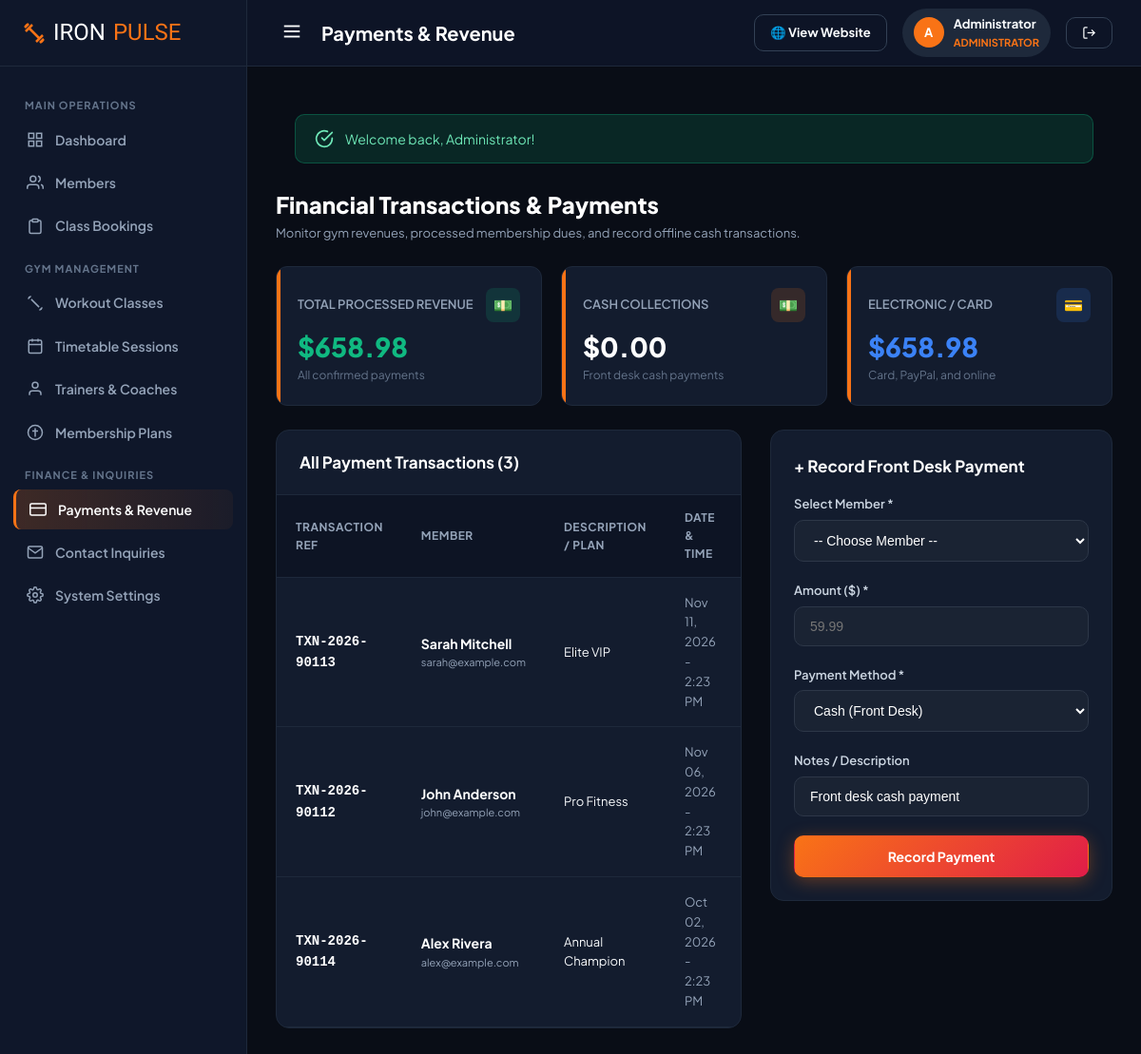
/admin/payments.php (signed in), run on the app's committed database.
### tables this page shows
CREATE TABLE `users` (
  `id` INT AUTO_INCREMENT PRIMARY KEY,
  `full_name` VARCHAR(100) NOT NULL,
  `email` VARCHAR(120) NOT NULL UNIQUE,
  `password` VARCHAR(255) NOT NULL,
  `phone` VARCHAR(30) DEFAULT NULL,
  `role` ENUM('admin', 'member') NOT NULL DEFAULT 'member',
  `gender` ENUM('male', 'female', 'other') DEFAULT 'other',
  `dob` DATE DEFAULT NULL,
  `avatar` VARCHAR(255) DEFAULT 'default-avatar.png',
  `address` TEXT DEFAULT NULL,
  `emergency_contact` VARCHAR(150) DEFAULT NULL,
  `fitness_goals` TEXT DEFAULT NULL,
  `status` ENUM('active', 'inactive', 'suspended') NOT NULL DEFAULT 'active',
  `created_at` TIMESTAMP DEFAULT CURRENT_TIMESTAMP,
  `updated_at` TIMESTAMP DEFAULT CURRENT_TIMESTAMP ON UPDATE CURRENT_TIMESTAMP
);

CREATE TABLE `payments` (
  `id` INT AUTO_INCREMENT PRIMARY KEY,
  `user_id` INT NOT NULL,
  `membership_id` INT DEFAULT NULL,
  `transaction_ref` VARCHAR(100) NOT NULL UNIQUE,
  `amount` DECIMAL(10, 2) NOT NULL,
  `payment_method` ENUM('Cash', 'Credit Card', 'PayPal', 'Stripe', 'Bank Transfer') NOT NULL DEFAULT 'Credit Card',
  `status` ENUM('completed', 'pending', 'failed') NOT NULL DEFAULT 'completed',
  `notes` VARCHAR(255) DEFAULT NULL,
  `payment_date` TIMESTAMP DEFAULT CURRENT_TIMESTAMP,
  FOREIGN KEY (`user_id`) REFERENCES `users` (`id`) ON DELETE CASCADE,
  FOREIGN KEY (`membership_id`) REFERENCES `memberships` (`id`) ON DELETE SET NULL
);

CREATE TABLE `membership_plans` (
  `id` INT AUTO_INCREMENT PRIMARY KEY,
  `name` VARCHAR(100) NOT NULL,
  `description` TEXT DEFAULT NULL,
  `duration_days` INT NOT NULL DEFAULT 30,
  `price` DECIMAL(10, 2) NOT NULL,
  `badge` VARCHAR(50) DEFAULT NULL,
  `features_json` TEXT NOT NULL,
  `is_popular` TINYINT(1) DEFAULT 0,
  `status` ENUM('active', 'inactive') NOT NULL DEFAULT 'active',
  `created_at` TIMESTAMP DEFAULT CURRENT_TIMESTAMP
);

### config/config.php (called while the page is built, shortened)
<?php
function url($path = '') {
    $cleanPath = ltrim($path, '/');
    return BASE_URL . ($cleanPath ? '/' . $cleanPath : '');
}
function asset($path = '') {
    return url('assets/' . ltrim($path, '/'));
}
function money($amount) {
    return CURRENCY . number_format((float)$amount, 2);
}
function format_date($dateStr, $format = 'M d, Y') {
    $time = strtotime($dateStr);
    return $time ? date($format, $time) : '-';
}

### config/auth.php (called while the page is built, shortened)
<?php
require_once __DIR__ . '/config.php';
function current_user() {
    static $user = null;
    if ($user === null) {
        $db = getDB();
        $stmt = $db->prepare("SELECT * FROM users WHERE id = ? AND status = 'active' LIMIT 1");
        $stmt->execute([$_SESSION['user_id']]);
        $user = $stmt->fetch();
    }
    return $user;
}

### admin/payments.php (the view, shortened to what this page needs)
<?php
$pageTitle = "Payments & Revenue";
require_once __DIR__ . '/../config/config.php';
require_once __DIR__ . '/../config/auth.php';
$db = getDB();
$totalRev = $db->query("SELECT SUM(amount) FROM payments WHERE status = 'completed'")->fetchColumn() ?: 0;
$cashRev = $db->query("SELECT SUM(amount) FROM payments WHERE status = 'completed' AND payment_method = 'Cash'")->fetchColumn() ?: 0;
$cardRev = $db->query("SELECT SUM(amount) FROM payments WHERE status = 'completed' AND payment_method != 'Cash'")->fetchColumn() ?: 0;
$payments = $db->query("
    SELECT p.*, u.full_name, u.email, mp.name AS plan_name
    FROM payments p
    JOIN users u ON p.user_id = u.id
    LEFT JOIN memberships m ON p.membership_id = m.id
    LEFT JOIN membership_plans mp ON m.plan_id = mp.id
    ORDER BY p.payment_date DESC
")->fetchAll();
require_once __DIR__ . '/includes/admin_header.php';
?>
<div style="display: flex; justify-content: space-between; align-items: center; margin-bottom: 24px; flex-wrap: wrap; gap: 14px;">
    <div>
        <h1 style="font-size: 24px; font-weight: 800; color: #fff;">Financial Transactions & Payments</h1>
        <p style="color: var(--admin-muted); font-size: 13px;">Monitor gym revenues, processed membership dues, and record offline cash transactions.</p>
    </div>
</div>
<div class="stats-grid" style="margin-bottom: 25px;">
    <div class="stat-card">
        <div class="stat-card-header">
            <span class="stat-title">Total Processed Revenue</span>
            <div class="stat-icon" style="background: rgba(16, 185, 129, 0.15); color: #10b981;">💵</div>
        </div>
        <div class="stat-value" style="color: #10b981;"><?= money($totalRev) ?></div>
        <div class="stat-desc">All confirmed payments</div>
    </div>
    <div class="stat-card">
        <div class="stat-card-header">
            <span class="stat-title">Cash Collections</span>
            <div class="stat-icon">💵</div>
        </div>
        <div class="stat-value"><?= money($cashRev) ?></div>
        <div class="stat-desc">Front desk cash payments</div>
    </div>
    <div class="stat-card">
        <div class="stat-card-header">
            <span class="stat-title">Electronic / Card</span>
            <div class="stat-icon" style="background: rgba(59, 130, 246, 0.15); color: #3b82f6;">💳</div>
        </div>
        <div class="stat-value" style="color: #3b82f6;"><?= money($cardRev) ?></div>
        <div class="stat-desc">Card, PayPal, and online</div>
    </div>
</div>
<div style="display: grid; grid-template-columns: 1fr 360px; gap: 30px; align-items: start;">
    <div class="data-card">
        <div class="data-card-header">
            <div class="data-card-title">All Payment Transactions (<?= count($payments) ?>)</div>
        </div>
        <div class="data-table-wrapper">
            <table class="data-table">
                <thead>
                    <tr>
                        <th>Transaction Ref</th>
                        <th>Member</th>
                        <th>Description / Plan</th>
                        <th>Date & Time</th>
                        <th>Method</th>
                    </tr>
                </thead>
                <tbody>
                    <?php if (!empty($payments)): ?>
                        <?php foreach ($payments as $p): ?>
                            <tr>
                                <td style="font-family: monospace; font-weight: 700; color: #fff;">
                                    <?= htmlspecialchars($p['transaction_ref']) ?>
                                </td>
                                <td>
                                    <strong style="color: #fff; font-size: 14px;"><?= htmlspecialchars($p['full_name']) ?></strong>
                                    <div style="font-size: 11px; color: var(--admin-muted);"><?= htmlspecialchars($p['email']) ?></div>
                                </td>
                                <td style="font-size: 13px;">
                                    <?= htmlspecialchars($p['plan_name'] ?? $p['notes'] ?? 'General Gym Payment') ?>
                                </td>
                                <td style="font-size: 13px; color: var(--admin-muted);">
                                    <?= format_date($p['payment_date'], 'M d, Y - g:i A') ?>
                                </td>
                                <td style="font-size: 13px; color: var(--text-secondary);">
                                </td>
                            </tr>
                        <?php endforeach; ?>
                    <?php else: ?>
                        <tr><td colspan="7" style="text-align: center; color: var(--admin-muted); padding: 40px;">No transactions recorded.</td></tr>
                    <?php endif; ?>
                </tbody>
            </table>
        </div>
    </div>
    <div style="background: var(--admin-card); border: 1px solid var(--admin-border); border-radius: 14px; padding: 24px;">
        <h3 style="font-size: 17px; font-weight: 700; color: #fff; margin-bottom: 16px;">+ Record Front Desk Payment</h3>
        <form method="POST" action="">
            <div class="form-group">
                <label>Select Member *</label>
                <select name="user_id" class="form-control" required>
                    <option value="">-- Choose Member --</option>
                </select>
            </div>
            <div class="form-group">
                <label>Amount (<?= CURRENCY ?>) *</label>
                <input type="number" step="0.01" name="amount" class="form-control" placeholder="59.99" required>
            </div>
            <div class="form-group">
                <label>Payment Method *</label>
                <select name="payment_method" class="form-control" required>
                    <option value="Cash">Cash (Front Desk)</option>
                </select>
            </div>
            <div class="form-group">
                <label>Notes / Description</label>
                <input type="text" name="notes" class="form-control" placeholder="e.g. Monthly renewal cash payment" value="Front desk cash payment">
            </div>
            <button type="submit" class="btn btn-primary btn-block">
                Record Payment
            </button>
        </form>
    </div>
</div>
<?php require_once __DIR__ . '/includes/admin_footer.php'; ?>

### admin/includes/admin_header.php (shortened to what this page needs)
<?php
require_once __DIR__ . '/../../config/config.php';
require_once __DIR__ . '/../../config/auth.php';
$adminUser = current_user();
$curAdminPage = basename($_SERVER['SCRIPT_NAME'] ?? '');
?>
<!DOCTYPE html>
<html lang="en">
<head>
    <link rel="stylesheet" href="<?= asset('css/style.css') ?>">
    <link rel="stylesheet" href="<?= asset('css/admin.css') ?>">
</head>
<body class="admin-body">
<aside class="admin-sidebar" id="adminSidebar">
    <div class="sidebar-brand">
        <svg width="24" height="24" viewBox="0 0 24 24" fill="none" stroke="currentColor" stroke-width="2.5" style="color: var(--admin-primary);"><path d="m6.5 6.5 11 11"/><path d="m21 21-1-1"/><path d="m3 3 1 1"/><path d="m18 22 4-4"/><path d="m2 6 4-4"/><path d="m3 10 7-7"/><path d="m14 21 7-7"/></svg>
        IRON<span>PULSE</span>
    </div>
    <div class="sidebar-menu">
        <div class="menu-category">Main Operations</div>
        <a href="<?= url('admin/index.php') ?>" class="menu-link <?= $curAdminPage === 'index.php' ? 'active' : '' ?>">
            <svg viewBox="0 0 24 24" fill="none" stroke="currentColor" stroke-width="2"><rect x="3" y="3" width="7" height="7"/><rect x="14" y="3" width="7" height="7"/><rect x="14" y="14" width="7" height="7"/><rect x="3" y="14" width="7" height="7"/></svg>
            Dashboard
        </a>
        <a href="<?= url('admin/members.php') ?>" class="menu-link <?= in_array($curAdminPage, ['members.php', 'member-add.php', 'member-view.php']) ? 'active' : '' ?>">
            <svg viewBox="0 0 24 24" fill="none" stroke="currentColor" stroke-width="2"><path d="M17 21v-2a4 4 0 0 0-4-4H5a4 4 0 0 0-4 4v2"/><circle cx="9" cy="7" r="4"/><path d="M23 21v-2a4 4 0 0 0-3-3.87"/><path d="M16 3.13a4 4 0 0 1 0 7.75"/></svg>
            Members
        </a>
        <a href="<?= url('admin/bookings.php') ?>" class="menu-link <?= $curAdminPage === 'bookings.php' ? 'active' : '' ?>">
            <svg viewBox="0 0 24 24" fill="none" stroke="currentColor" stroke-width="2"><path d="M16 4h2a2 2 0 0 1 2 2v14a2 2 0 0 1-2 2H6a2 2 0 0 1-2-2V6a2 2 0 0 1 2-2h2"/><rect x="8" y="2" width="8" height="4" rx="1" ry="1"/></svg>
            Class Bookings
        </a>
        <div class="menu-category">Gym Management</div>
        <a href="<?= url('admin/classes.php') ?>" class="menu-link <?= $curAdminPage === 'classes.php' ? 'active' : '' ?>">
            <svg viewBox="0 0 24 24" fill="none" stroke="currentColor" stroke-width="2"><path d="m6.5 6.5 11 11"/><path d="m21 21-1-1"/><path d="m3 3 1 1"/><path d="m18 22 4-4"/><path d="m2 6 4-4"/></svg>
            Workout Classes
        </a>
        <a href="<?= url('admin/schedule.php') ?>" class="menu-link <?= $curAdminPage === 'schedule.php' ? 'active' : '' ?>">
            <svg viewBox="0 0 24 24" fill="none" stroke="currentColor" stroke-width="2"><rect x="3" y="4" width="18" height="18" rx="2" ry="2"/><line x1="16" y1="2" x2="16" y2="6"/><line x1="8" y1="2" x2="8" y2="6"/><line x1="3" y1="10" x2="21" y2="10"/></svg>
            Timetable Sessions
        </a>
        <a href="<?= url('admin/trainers.php') ?>" class="menu-link <?= $curAdminPage === 'trainers.php' ? 'active' : '' ?>">
            <svg viewBox="0 0 24 24" fill="none" stroke="currentColor" stroke-width="2"><path d="M20 21v-2a4 4 0 0 0-4-4H8a4 4 0 0 0-4 4v2"/><circle cx="12" cy="7" r="4"/></svg>
            Trainers & Coaches
        </a>
        <a href="<?= url('admin/plans.php') ?>" class="menu-link <?= $curAdminPage === 'plans.php' ? 'active' : '' ?>">
            <svg viewBox="0 0 24 24" fill="none" stroke="currentColor" stroke-width="2"><circle cx="12" cy="12" r="10"/><path d="M12 6v12"/><path d="M8 10h8"/></svg>
            Membership Plans
        </a>
        <div class="menu-category">Finance & Inquiries</div>
        <a href="<?= url('admin/payments.php') ?>" class="menu-link <?= $curAdminPage === 'payments.php' ? 'active' : '' ?>">
            <svg viewBox="0 0 24 24" fill="none" stroke="currentColor" stroke-width="2"><rect x="1" y="4" width="22" height="16" rx="2" ry="2"/><line x1="1" y1="10" x2="23" y2="10"/></svg>
            Payments & Revenue
        </a>
        <a href="<?= url('admin/inquiries.php') ?>" class="menu-link <?= $curAdminPage === 'inquiries.php' ? 'active' : '' ?>">
            <svg viewBox="0 0 24 24" fill="none" stroke="currentColor" stroke-width="2"><path d="M4 4h16c1.1 0 2 .9 2 2v12c0 1.1-.9 2-2 2H4c-1.1 0-2-.9-2-2V6c0-1.1.9-2 2-2z"/><polyline points="22,6 12,13 2,6"/></svg>
            Contact Inquiries
        </a>
        <a href="<?= url('admin/settings.php') ?>" class="menu-link <?= $curAdminPage === 'settings.php' ? 'active' : '' ?>">
            System Settings
        </a>
    </div>
</aside>
<div class="admin-main">
    <header class="admin-header">
        <div style="display: flex; align-items: center; gap: 14px;">
            <button id="sidebarToggle" class="menu-toggle" style="display: block; @media(min-width:901px){display:none;}" aria-label="Toggle navigation">
                <svg width="22" height="22" viewBox="0 0 24 24" fill="none" stroke="currentColor" stroke-width="2"><line x1="3" y1="12" x2="21" y2="12"/><line x1="3" y1="6" x2="21" y2="6"/><line x1="3" y1="18" x2="21" y2="18"/></svg>
            </button>
            <div class="admin-header-title"><?= $pageTitle ?? 'Administration Dashboard' ?></div>
        </div>
        <div class="admin-header-actions">
            <a href="<?= url('index.php') ?>" class="btn btn-outline btn-sm" target="_blank" title="Preview Public Site">
                🌐 View Website
            </a>
            <div class="admin-user-pill">
                <div class="admin-user-avatar">
                    <?= strtoupper(substr($adminUser['full_name'], 0, 1)) ?>
                </div>
                <div>
                    <strong><?= htmlspecialchars($adminUser['full_name']) ?></strong>
                    <div style="font-size: 11px; color: var(--admin-primary); font-weight: 700;">ADMINISTRATOR</div>
                </div>
            </div>
            <a href="<?= url('logout.php') ?>" class="btn btn-outline btn-sm" title="Log Out">
                <svg width="15" height="15" viewBox="0 0 24 24" fill="none" stroke="currentColor" stroke-width="2"><path d="M9 21H5a2 2 0 0 1-2-2V5a2 2 0 0 1 2-2h4"/><polyline points="16 17 21 12 16 7"/><line x1="21" y1="12" x2="9" y2="12"/></svg>
            </a>
        </div>
    </header>
    <div class="admin-content">
        <?php require_once __DIR__ . '/../../includes/alerts.php'; ?>

### data on the page
users: full_name "A", full_name "Administrator"
payments: transaction_ref "TXN-2026-90113", user.full_name "Sarah Mitchell", user.email "sarah@example.com", membership_plans.name "Elite VIP", payment_date "Nov 11, 2026 - 2:23 PM"
payments: transaction_ref "TXN-2026-90112", user.full_name "John Anderson", user.email "john@example.com", membership_plans.name "Pro Fitness", payment_date "Nov 06, 2026 - 2:23 PM"
payments: transaction_ref "TXN-2026-90114", user.full_name "Alex Rivera", user.email "alex@example.com", membership_plans.name "Annual Champion", payment_date "Oct 02, 2026 - 2:23 PM"

### other printed values
$pageTitle "Payments & Revenue"
$flash['message'] "Welcome back, Administrator!"
money($totalRev) "$658.98"
money($cashRev) "$0.00"
money($cardRev) "$658.98"
count($payments) "3"
CURRENCY "$"
